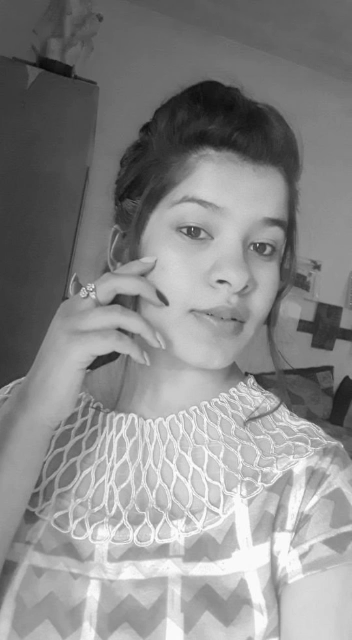
#> input picture frame 15 of facerecognition/facedetect/ddddd.mp4, 352 x 640 px
$ python face3.py
#> lines starting #> are read from the running program, lines starting #| are printed output that depends on the picture; after the words box and inside, x2 and y2 are one past the last pixel; in counts of white or black regions, pixels touching at a corner belong together
import cv2
from random import randrange as r

face_cascade = cv2.CascadeClassifier('C:/Users/DELL/OneDrive/Desktop/haarcascades/haarcascade_frontalface_default.xml')


cap = cv2.VideoCapture('C:/Users/DELL/Downloads/ddddd.mp4')


while True:

    success, img = cap.read()
#> img is the input picture: shape (640, 352, 3); min 8, max 255, mean 137.8


    gray = cv2.cvtColor(img, cv2.COLOR_BGR2GRAY)


    faces = face_cascade.detectMultiScale(gray, 1.2, 5)
#> faces = [[128, 166, 196, 196]]


    for (x, y, w, h) in faces:
        cv2.rectangle(img, (x, y), (x+w, y+h), (255,0,0), 2)
#> this loop made 1 pass
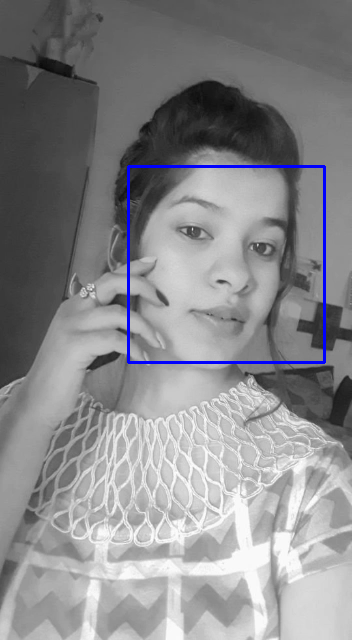
#> img: shape (640, 352, 3); 1.04% of pixels changed, all inside (x1, y1, x2, y2) = (127, 165, 326, 364)


    cv2.imshow('video detector', img)


    k = cv2.waitKey(30) & 0xff
#> (key Esc is pressed here)
    if k==27:
        break


cap.release()
print('end')

$ run again, starting later in the video
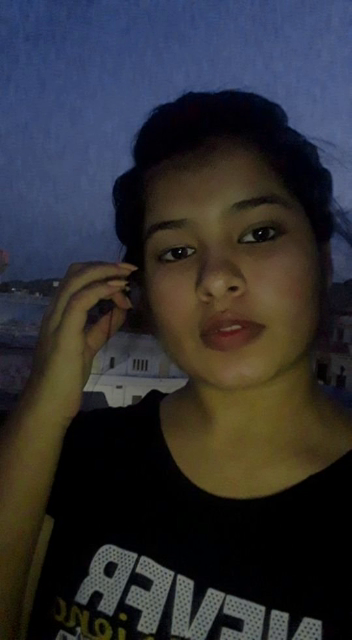
#> input picture frame 67 of facerecognition/facedetect/ddddd.mp4, 352 x 640 px
#> img is the input picture: shape (640, 352, 3); mean B, G, R 50.8, 47.1, 47.5
#> `gray = cv2.cvtColor(img, cv2.COLOR_BGR2GRAY)`:
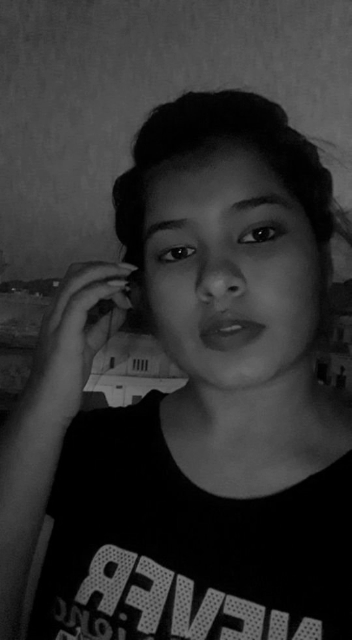
#> gray: shape (640, 352); min 0, max 156, mean 47.6
#> faces = [[113, 169, 217, 217]]
#> the loop `for (x, y, w, h) in faces:` made 1 pass
#> after the loop `for (x, y, w, h) in faces:`:
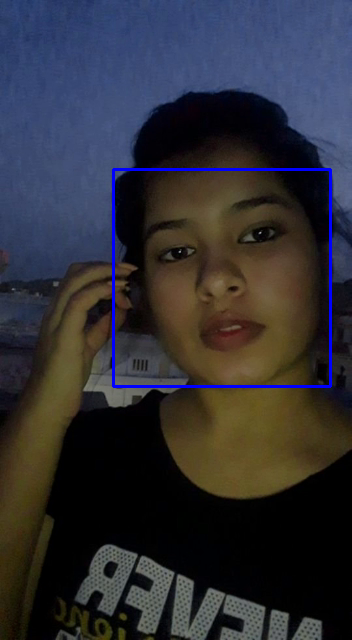
#> img: shape (640, 352, 3); 1.15% of pixels changed, all inside (x1, y1, x2, y2) = (112, 168, 332, 388)

$ run again, starting later in the video
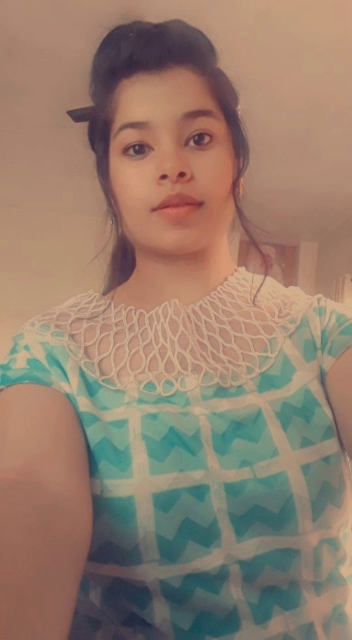
#> input picture frame 120 of facerecognition/facedetect/ddddd.mp4, 352 x 640 px
#> img is the input picture: shape (640, 352, 3); mean B, G, R 109, 125.4, 147.9
#> `gray = cv2.cvtColor(img, cv2.COLOR_BGR2GRAY)`:
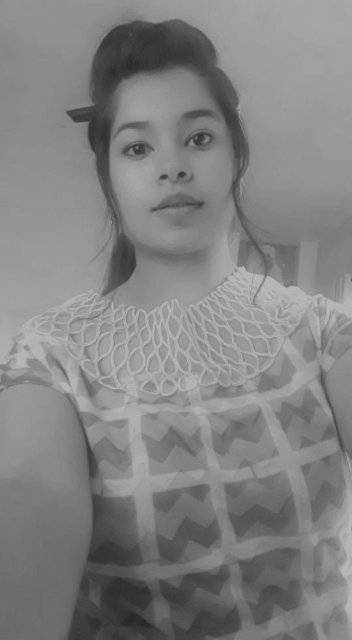
#> gray: shape (640, 352); min 37, max 187, mean 130.2
#> faces = [[80, 74, 176, 176]]
#> the loop `for (x, y, w, h) in faces:` made 1 pass
#> after the loop `for (x, y, w, h) in faces:`:
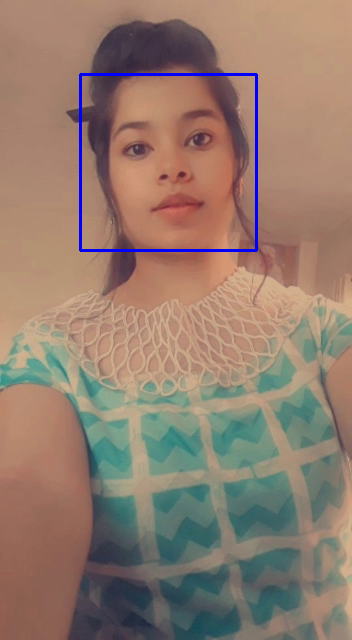
#> img: shape (640, 352, 3); 0.94% of pixels changed, all inside (x1, y1, x2, y2) = (79, 73, 258, 252)
